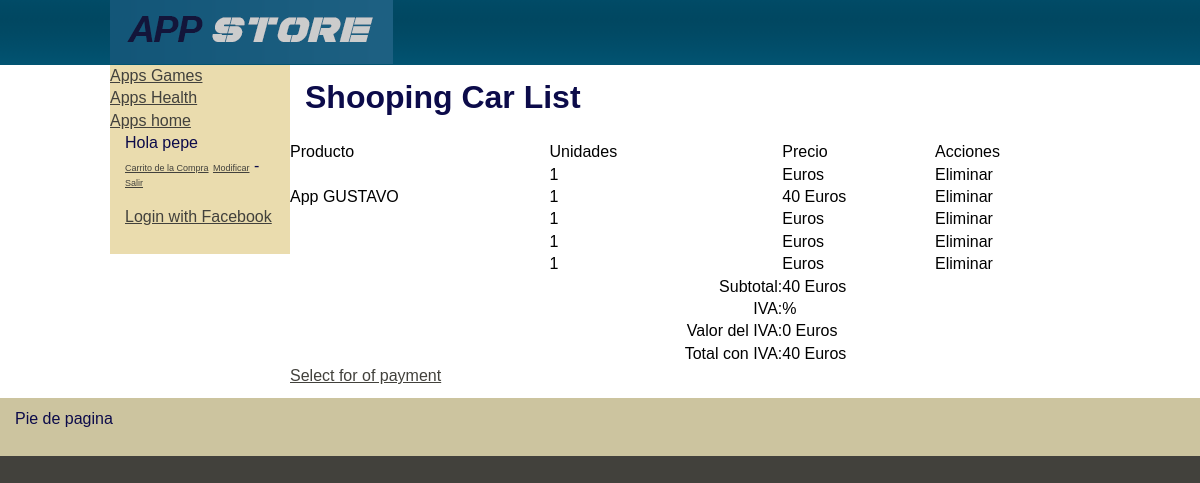
Screenshot of /carrito_lista.php (signed in) with the database file from the repository.
### tables this page shows
CREATE TABLE `tblcategoria` (
  `idCategoria` int(11) NOT NULL,
  `strDescripcion` varchar(50) NOT NULL
);

CREATE TABLE `tblusuario` (
  `IdUsuario` int(11) NOT NULL,
  `strNombre` varchar(50) NOT NULL,
  `strApellido` varchar(100) NOT NULL,
  `strEmail` varchar(100) NOT NULL,
  `intActivo` int(11) NOT NULL,
  `strPassword` varchar(50) NOT NULL
);

CREATE TABLE `tblcarrito` (
  `intContador` int(11) NOT NULL,
  `idUsuario` int(11) NOT NULL,
  `idProducto` int(11) NOT NULL,
  `intCantidad` int(11) NOT NULL,
  `intTransaccionEfectuada` int(11) NOT NULL
);

CREATE TABLE `tblproducto` (
  `idProducto` int(11) NOT NULL,
  `strNombre` varchar(100) NOT NULL,
  `strSEO` varchar(100) NOT NULL,
  `dblPrecio` decimal(2,0) NOT NULL,
  `intEstado` int(11) NOT NULL,
  `intCategoria` int(11) NOT NULL,
  `strImagen` varchar(50) NOT NULL
);

### Connections/conexionzapatos.php (called while the page is built, shortened)
<?php
$hostname_conexionzapatos = "localhost:8888/";
$database_conexionzapatos = "zapatos";
$username_conexionzapatos = "root";
$password_conexionzapatos = "root";
$conexionzapatos = mysql_pconnect($hostname_conexionzapatos, $username_conexionzapatos, $password_conexionzapatos) or trigger_error(mysql_error(),E_USER_ERROR);
?>
<?php
if (is_file("includes/funciones.php")){
	include("includes/funciones.php");
}
else
{
	include("../includes/funciones.php");
	}
?>

### includes/funciones.php (called while the page is built, shortened)
<?php
if (!function_exists("GetSQLValueString")) {
function GetSQLValueString($theValue, $theType, $theDefinedValue = "", $theNotDefinedValue = "")
{
  $theValue = function_exists("mysql_real_escape_string") ? mysql_real_escape_string($theValue) : mysql_escape_string($theValue);
  switch ($theType) {
    case "long":
    case "int":
      $theValue = ($theValue != "") ? intval($theValue) : "NULL";
      break;
  }
  return $theValue;
}
}
function ObtenerNombreUsuario($identificador)
{
	global $database_conexionzapatos, $conexionzapatos;
	$query_ConsultaFuncion = sprintf("SELECT tblusuario.strNombre FROM tblusuario WHERE tblusuario.idUsuario = %s", $identificador);
	$ConsultaFuncion = mysql_query($query_ConsultaFuncion, $conexionzapatos) or die(mysql_error());
	$row_ConsultaFuncion = mysql_fetch_assoc($ConsultaFuncion);
	return $row_ConsultaFuncion['strNombre'];
}
function ObtenerNombreProducto($identificador)
{
	global $database_conexionzapatos, $conexionzapatos;
	$query_ConsultaFuncion = sprintf("SELECT strNombre FROM tblproducto WHERE idProducto = %s", $identificador);
	$ConsultaFuncion = mysql_query($query_ConsultaFuncion, $conexionzapatos) or die(mysql_error());
	$row_ConsultaFuncion = mysql_fetch_assoc($ConsultaFuncion);
	return $row_ConsultaFuncion['strNombre'];
}
function ObtenerPrecioProducto($identificador)
{
	global $database_conexionzapatos, $conexionzapatos;
	$query_ConsultaFuncion = sprintf("SELECT dblPrecio FROM tblproducto WHERE idProducto = %s", $identificador);
	$ConsultaFuncion = mysql_query($query_ConsultaFuncion, $conexionzapatos) or die(mysql_error());
	$row_ConsultaFuncion = mysql_fetch_assoc($ConsultaFuncion);
	return $row_ConsultaFuncion['dblPrecio'];
}
function ObtenerIVA()
{
	global $database_conexionzapatos, $conexionzapatos;
	$query_ConsultaFuncion = "SELECT intIVA FROM tblvariables WHERE idContador = 1";
	$ConsultaFuncion = mysql_query($query_ConsultaFuncion, $conexionzapatos) or die(mysql_error());
	$row_ConsultaFuncion = mysql_fetch_assoc($ConsultaFuncion);
	return $row_ConsultaFuncion['intIVA'];
}
?>

### carrito_lista.php (the view, shortened to what this page needs)
<?php require_once('Connections/conexionzapatos.php'); ?>
<?php
$varUsuario_DatosCarrito = "0";
if (isset($_SESSION["MM_IdUsuario"])) {
  $varUsuario_DatosCarrito = $_SESSION["MM_IdUsuario"];
}
$query_DatosCarrito = sprintf("SELECT * FROM tblcarrito WHERE tblcarrito.idUsuario = %s AND tblcarrito.intTransaccionEfectuada = 0", GetSQLValueString($varUsuario_DatosCarrito, "int"));
$DatosCarrito = mysql_query($query_DatosCarrito, $conexionzapatos) or die(mysql_error());
$row_DatosCarrito = mysql_fetch_assoc($DatosCarrito);
?>
<!DOCTYPE html PUBLIC "-//W3C//DTD XHTML 1.0 Transitional//EN" "http://www.w3.org/TR/xhtml1/DTD/xhtml1-transitional.dtd">
<html xmlns="http://www.w3.org/1999/xhtml">
<head>
<link href="estilo/principal.css" rel="stylesheet" type="text/css" />
</head>
<body>
<div class="container">
  <div class="header"><div class="headerinterior"><img src="images/logotrans.png" width="283" height="64" alt="Tienda Zapatos" /></div></div>
  <div class="subcontenedor">
              <div class="sidebar1">
               <?php include("includes/catalogo.php"); ?>
</div>
              <div class="content">
                <h1>Shooping Car List</h1>
                <table width="100%" border="0" cellspacing="0" cellpadding="0">
                  <tr>
                    <td>Producto</td>
                    <td>Unidades</td>
                    <td>Precio</td>
                    <td>Acciones</td>
                  </tr>
                  <?php $preciototal = 0;?>
                  <?php do { ?>
  <tr>
    <td><?php echo ObtenerNombreProducto($row_DatosCarrito['idProducto']); ?></td>
    <td><?php echo $row_DatosCarrito['intCantidad']; ?></td>
    <td><?php echo ObtenerPrecioProducto($row_DatosCarrito['idProducto']); ?> Euros</td>
    <td>Eliminar</td>
  </tr>
<?php   $preciototal = $preciototal + ObtenerPrecioProducto($row_DatosCarrito['idProducto']);?>
  <?php } while ($row_DatosCarrito = mysql_fetch_assoc($DatosCarrito)); ?>
        <tr>
    <td>&nbsp;</td>
    <td align="right">Subtotal:</td>
    <td><?php echo $preciototal; ?> Euros</td>
    <td>&nbsp;</td>
  </tr>
        <tr>
          <td>&nbsp;</td>
          <td align="right">IVA:</td>
          <td><?php echo ObtenerIVA(); ?>%</td>
          <td>&nbsp;</td>
        </tr>
        <tr>
          <td>&nbsp;</td>
          <td align="right">Valor del IVA:</td>
          <td><?php
		  $multiplicador =  ObtenerIVA()/100;
		  $valordelIVA = $preciototal * $multiplicador;
		  echo $valordelIVA;?> Euros</td>
          <td>&nbsp;</td>
        </tr>
        <tr>
          <td>&nbsp;</td>
          <td align="right">Total con IVA:</td>
          <td><?php
		  $multiplicador =  (100 + ObtenerIVA())/100;
		  $valorconIVA = $preciototal * $multiplicador;
		  echo $valorconIVA;?> Euros</td>
          <td>&nbsp;</td>
        </tr>
                </table>
                <a href="carrito_forma_pago.php">Select for of payment</a>
                </div>
    </div>
  <div class="footer">
    <p>Pie de pagina</p>
    </div>
  </div>
</body>
</html>

### includes/catalogo.php (shortened to what this page needs)
<?php require_once('Connections/conexionzapatos.php'); ?>
<?php
$query_Recordset1 = "SELECT * FROM tblcategoria ORDER BY tblcategoria.strDescripcion";
$Recordset1 = mysql_query($query_Recordset1, $conexionzapatos) or die(mysql_error());
$row_Recordset1 = mysql_fetch_assoc($Recordset1);
?>
<?php do { ?>
  <a href="categoria_ver.php?cat=<?php echo $row_Recordset1['idCategoria']; ?>"><?php echo $row_Recordset1['strDescripcion']; ?></a><br>
  <?php } while ($row_Recordset1 = mysql_fetch_assoc($Recordset1)); ?>
<p>
<?php
if ((isset($_SESSION['MM_Username'])) && ($_SESSION['MM_Username'] != ""))
  {
	  echo "Hola ";
	  echo ObtenerNombreUsuario($_SESSION['MM_IdUsuario']);
	  ?>
      <br />
      <a href="carrito_lista.php" class="modificacionusuario">Carrito de la Compra</a> <a href="usuario_modificar.php" class="modificacionusuario">Modificar</a> - <a href="usuario_cerrarsesion.php"  class="modificacionusuario">Salir</a>
<?php
  }
  else
  {?><br />
  <a href="alta_usuario.php">Darme de Alta</a></p>
<p><a href="acceso.php">Acceder</a></p>
<?php }?>
  <p> <a href="fbconfig.php">Login with Facebook</a></p>

### estilo/principal.css (style rules this page uses)
body { font: 100%/1.4 Verdana, Arial, Helvetica, sans-serif; background: #42413C; margin: 0; padding: 0; color: #000; }
h1, h2, h3, h4, h5, h6, p { margin-top: 0; padding-right: 15px; padding-left: 15px; font-style: normal; color: rgba(12,11,74,1.00); }
a:link { color: #42413C; text-decoration: underline; }
.container { width: 100%; background: #FFF; margin: 0 auto; }
.header { width: 100%; background-color: #ADB96E; background-image: url(../images/fondocabecera.png); height: 65px; margin-top: 0; margin-right: auto; margin-bottom: 0; margin-left: auto; }
.headerinterior { width: 980px; height: 65px; margin: 0 auto; }
.subcontenedor { background: #FFF; margin: 0 auto; width: 980px; }
.sidebar1 { float: left; width: 180px; background: #EADCAE; padding-bottom: 10px; }
.content { padding: 10px 0; width: 800px; float: left; }
.footer { padding: 10px 0; background: #CCC49F; position: relative; clear: both; }
a.modificacionusuario { color: #42413C; font-size: 9px; }

### rows the page displays
tblcategoria: strDescripcion "Apps Games"
tblcategoria: strDescripcion "Apps Health"
tblcategoria: strDescripcion "Apps home"
tblusuario: strNombre "pepe"
tblcarrito: intCantidad "1"
tblcarrito: idProducto.strNombre "App GUSTAVO", intCantidad "1", idProducto.dblPrecio "40"
tblcarrito: intCantidad "1"
tblcarrito: intCantidad "1"
tblcarrito: intCantidad "1"

### other values shown
$preciototal "40"
$valordelIVA "0"
$valorconIVA "40"
